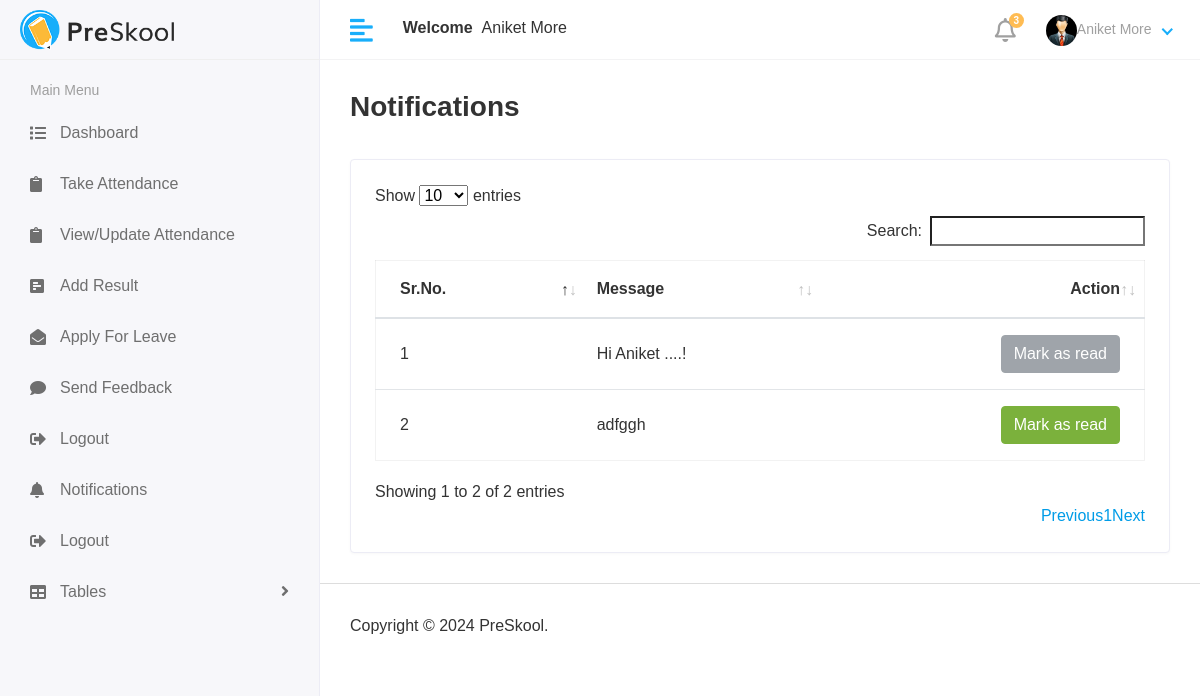
The page /staff/view-staff-notifications/ (signed in) on the database as committed earlier.
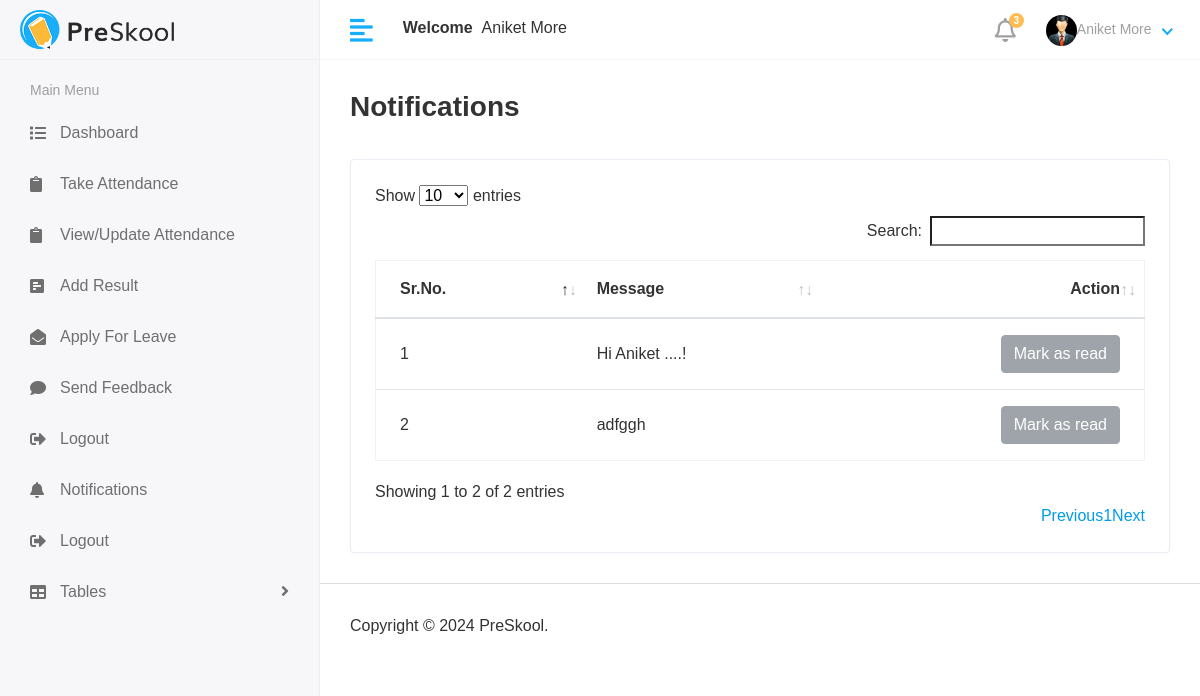
The same page on the database as committed later.
### hod/models.py (models this page shows, shortened)
class StaffNotifications(models.Model):
    staff = models.ForeignKey(Staff, on_delete=models.CASCADE)
    message = models.TextField()
    status = models.BooleanField(default=False)
    created_at = models.DateTimeField(auto_now_add=True)

### staff/views.py (the view)
# urls.py: path("view-staff-notifications/", views.notifications_view, name="notifications_viewed"),
def notifications_view(request):
    print("----->", request.user.id)
    staff = Staff.objects.filter(admin=request.user.id)
    for s in staff:
        n_ = StaffNotifications.objects.filter(staff_id=s.id)
        context = {"messages":n_}
    return render(request, "staff/notifications.html", context)

### templates/staff/notifications.html (shortened to what this page needs)
{% extends 'base.html' %}
{% load static %}
{% block content %}
        <div class="content container-fluid">
             <div class="page-header">
                <div class="row align-items-center">
                   <div class="col">
                      <h3 class="page-title">Notifications</h3>
                   </div>
                </div>
             </div>
             <div class="row">
               <div class="col-sm-12">
                  <div class="card card-table">
                     <div class="card-body">
                        <div class="table-responsive">
                           <table id="table_id" class="table table-hover table-center mb-0 ">
                              <thead>
                                 <tr>
                                    <th>Sr.No.</th>
                                    <th>Message</th>
                                    <th class="text-right">Action</th>
                                 </tr>
                              </thead>
                              <tbody>
                              {% for m in messages %}
                                 <tr>
                                    <td>{{forloop.counter}}</td>
                                    <td>{{m.message}}</td>
                                    <td class="text-right">
                                       <div class="actions">
                                           {% if m.status == 0 %}
                                            <a href="{% url 'notifications_read' status=m.id %}" type="button" class="btn btn-success">Mark as read</a>
                                           {% else %}
                                            <button type="button" class="btn btn-secondary" disabled="disabled">Mark as read</button>
                                           {% endif %}
                                       </div>
                                    </td>
                                 </tr>
                              {% endfor %}
                              </tbody>
                           </table>
                        </div>
                     </div>
                  </div>
               </div>
             </div>
        </div>
{% endblock %}

Rows that differ between the two databases and show on the page:
changed StaffNotifications "adfggh": status False → True (drawn)
